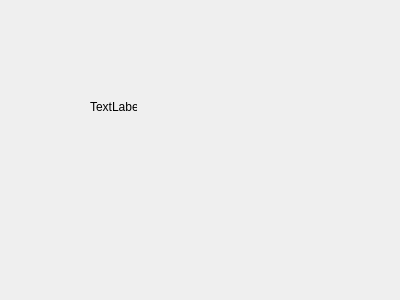
<?xml version="1.0" encoding="UTF-8"?>
<ui version="4.0">
 <class>LogWindow</class>
 <widget class="QWidget" name="LogWindow">
  <property name="geometry">
   <rect>
    <x>0</x>
    <y>0</y>
    <width>400</width>
    <height>300</height>
   </rect>
  </property>
  <property name="windowTitle">
   <string>Log</string>
  </property>
  <widget class="QLabel" name="label">
   <property name="geometry">
    <rect>
     <x>90</x>
     <y>100</y>
     <width>47</width>
     <height>13</height>
    </rect>
   </property>
   <property name="text">
    <string>TextLabel</string>
   </property>
  </widget>
 </widget>
 <layoutdefault spacing="6" margin="11"/>
 <resources/>
 <connections/>
</ui>
